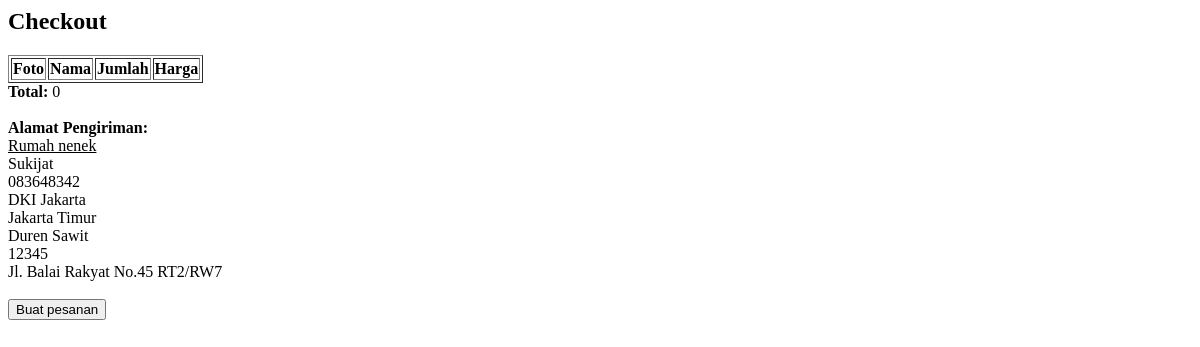
/checkout.php (signed in), run on an earlier commit of the app's database.
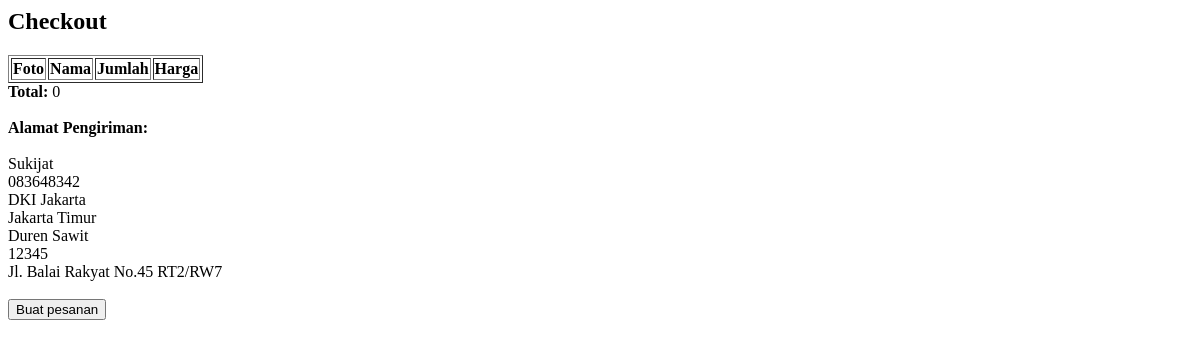
And on a later commit of the database.
### tables this page shows
CREATE TABLE `alamat` (
  `id_alamat` bigint(20) UNSIGNED NOT NULL,
  `id_user` bigint(20) UNSIGNED NOT NULL,
  `nama_alamat` varchar(30) NOT NULL,
  `penerima_alamat` varchar(64) NOT NULL,
  `telp_alamat` varchar(64) NOT NULL,
  `provinsi_alamat` varchar(30) NOT NULL,
  `kabkot_alamat` varchar(100) NOT NULL,
  `kec_alamat` varchar(100) NOT NULL,
  `kel_alamat` varchar(100) NOT NULL,
  `kodepos_alamat` char(5) NOT NULL,
  `detail_alamat` varchar(64) NOT NULL
);

### checkout.php (the view, shortened to what this page needs)
<?php
include('koneksi.php');
	if($_SESSION['id_user']!=NULL){
		$iduser = $_SESSION["id_user"];
	} else {
		header("Location:form_login.php");
}
?>
<html>
    <head>
    </head>
    <body>
    <h2>Checkout</h2>
     <form method="post" action="" enctype="multipart/form-data"><form method="post" action="" enctype="multipart/form-data">
            <table border="1">
                <tr>
                    <th>Foto</th>
                    <th>Nama</th>
                    <th>Jumlah</th>
                    <th>Harga</th>
                </tr>
                <?php
                $total = 0;
                        ?>
            </table>
            <b>Total: </b> <?php echo $total; ?> </br>
            <b>Alamat Pengiriman:</b></br>
            <?php
                $query = mysqli_query($koneksi, "SELECT * FROM alamat WHERE id_user=$iduser");
                $dataalamat = mysqli_fetch_array($query);
                echo "<u>".$dataalamat['nama_alamat']."</u></br>";
                echo $dataalamat['penerima_alamat']."</br>";
                echo $dataalamat['telp_alamat']."</br>";
                echo $dataalamat['provinsi_alamat']."</br>";
                echo $dataalamat['kabkot_alamat']."</br>";
                echo $dataalamat['kec_alamat']."</br>";
                echo $dataalamat['kodepos_alamat']."</br>";
                echo $dataalamat['detail_alamat']."</br>";
            ?>
            <input type="submit" value="Buat pesanan" name="pesan" />
    </form>
    </body>
</html>

What changed in the data, as far as the page shows it:
changed alamat "Sukijat": nama_alamat "Rumah nenek" → (not shown)
